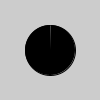
Frame 1 (no input)
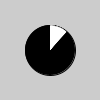
Frame 60 (the mouse pressed at the canvas centre just before this capture)
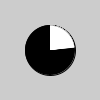
Frame 120 (the mouse held since frame 60 and released just before this capture)

The Processing sketch that drew these frames (run headless with seeded random() and noise(); from frame 60 on, the mouse is pressed at the canvas centre):

// Processing sketch: timer
// ── timer.pde
float t = 0.0;
float totalTime = 16.0;
int fr = 32;
color white=#ffffff;
color black=#000000;

void setup() {
  size(100,100);
  frameRate(fr);
  smooth();
  fill(black);
  stroke(black); ellipse(50.0, 50.0, 50.0, 50.0);
}

void draw() {
  t += 1.0/(fr);
  fill(white);
  strokeWeight(0);
  arc(50.0, 50.0, 49.0, 49.0, -(float)Math.PI/2, -(float)Math.PI/2 + t * 2 * (float)Math.PI / totalTime);
}
